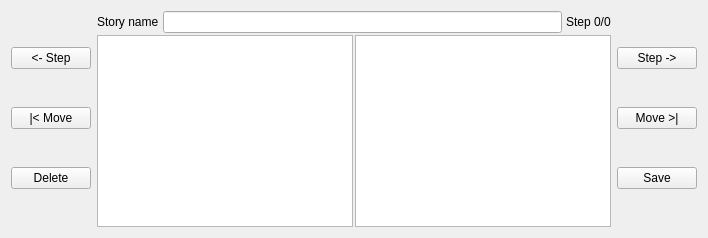
              <widget class="QWidget" name="tab_4">
               <attribute name="title">
                <string>Story</string>
               </attribute>
               <layout class="QHBoxLayout" name="horizontalLayout_20">
                <item>
                 <layout class="QVBoxLayout" name="verticalLayout_5">
                  <property name="spacing">
                   <number>2</number>
                  </property>
                  <item>
                   <widget class="QPushButton" name="pushButton_4">
                    <property name="text">
                     <string>&lt;- Step</string>
                    </property>
                   </widget>
                  </item>
                  <item>
                   <widget class="QPushButton" name="pushButton_5">
                    <property name="text">
                     <string>|&lt; Move</string>
                    </property>
                   </widget>
                  </item>
                  <item>
                   <widget class="QPushButton" name="pushButton_9">
                    <property name="text">
                     <string>Delete</string>
                    </property>
                   </widget>
                  </item>
                 </layout>
                </item>
                <item>
                 <layout class="QVBoxLayout" name="verticalLayout_7">
                  <property name="spacing">
                   <number>2</number>
                  </property>
                  <item>
                   <layout class="QHBoxLayout" name="horizontalLayout_19">
                    <property name="spacing">
                     <number>4</number>
                    </property>
                    <item>
                     <widget class="QLabel" name="label_7">
                      <property name="text">
                       <string>Story name</string>
                      </property>
                     </widget>
                    </item>
                    <item>
                     <widget class="QLineEdit" name="lineEdit_3"/>
                    </item>
                    <item>
                     <widget class="QLabel" name="label_6">
                      <property name="text">
                       <string>Step 0/0</string>
                      </property>
                     </widget>
                    </item>
                   </layout>
                  </item>
                  <item>
                   <layout class="QHBoxLayout" name="horizontalLayout_21">
                    <item>
                     <widget class="QPlainTextEdit" name="storyCard"/>
                    </item>
                    <item>
                     <widget class="QListWidget" name="listWidget_2"/>
                    </item>
                   </layout>
                  </item>
                 </layout>
                </item>
                <item>
                 <layout class="QVBoxLayout" name="verticalLayout_6">
                  <property name="spacing">
                   <number>2</number>
                  </property>
                  <item>
                   <widget class="QPushButton" name="pushButton_6">
                    <property name="text">
                     <string>Step -&gt;</string>
                    </property>
                   </widget>
                  </item>
                  <item>
                   <widget class="QPushButton" name="pushButton_7">
                    <property name="text">
                     <string>Move &gt;|</string>
                    </property>
                   </widget>
                  </item>
                  <item>
                   <widget class="QPushButton" name="pushButton_8">
                    <property name="text">
                     <string>Save</string>
                    </property>
                   </widget>
                  </item>
                 </layout>
                </item>
               </layout>
              </widget>
